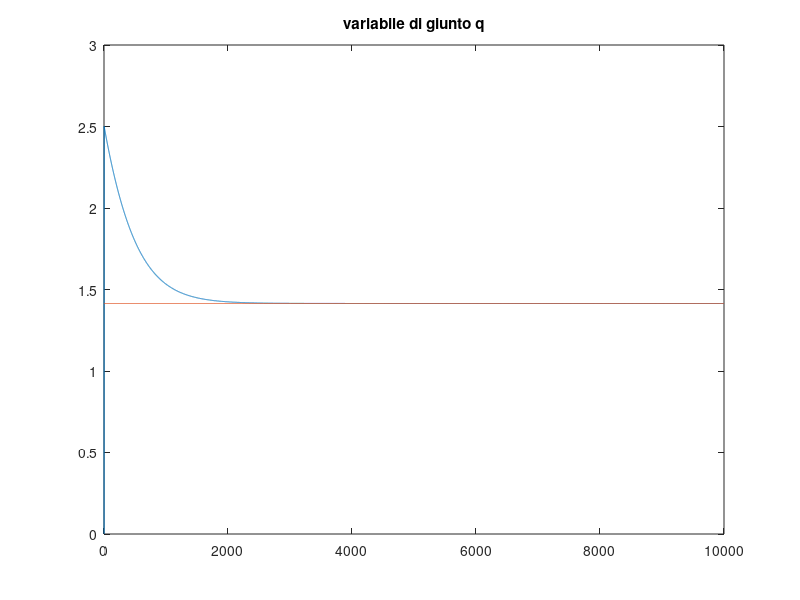
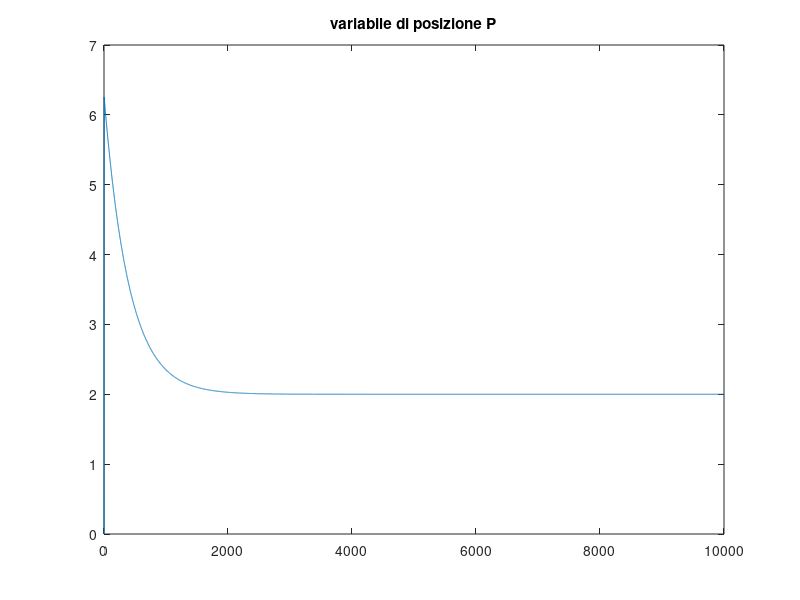

The MATLAB script that drew these images, in order:
%Luca Sugamosto matricola 0324613

%ALGORITMO DI NEWTON A TEMPO DISCRETO

%inizializzazione dei parametri fondamentali
T = 0.001;                  %tempo di campionamento
nCampioni = 10000;          %numero di campioni di q cappello
lambda = 5;                 %lambda = 1/tau, dove tau = costante di tempo
totalTime = 10;             %tempo massimo di studio
P = 2;                      %valore di riferimento da inseguire

%inizializzo tutti gli elementi del vettore dei campioni a 0 tranne il
%primo che sta ad indicare la condizione iniziale che è pari a 0.001.
q = zeros(1,nCampioni);
q(1) = 0.001;               %valore di giunto q all'istante 0

%algoritmo di Newton a tempo discreto
PCappello = zeros(1,nCampioni);
PCappello(1) = (q(1))^2;    %valore della posizione P all'istante 0

for k = 2:nCampioni
    q(k) = q(k-1) + T*(lambda/2)*(1/(2*q(k-1)))*(P-(q(k-1)^2));
    PCappello(k) = (q(k))^2;
end

for k = 1:nCampioni
    q_riferimento(k) = sqrt(2);
    numCampione(k) = k;
end

figure(1);
plot(numCampione,q,numCampione,q_riferimento);
title('variabile di giunto q');

figure(2);
plot(PCappello);
title('variabile di posizione P');